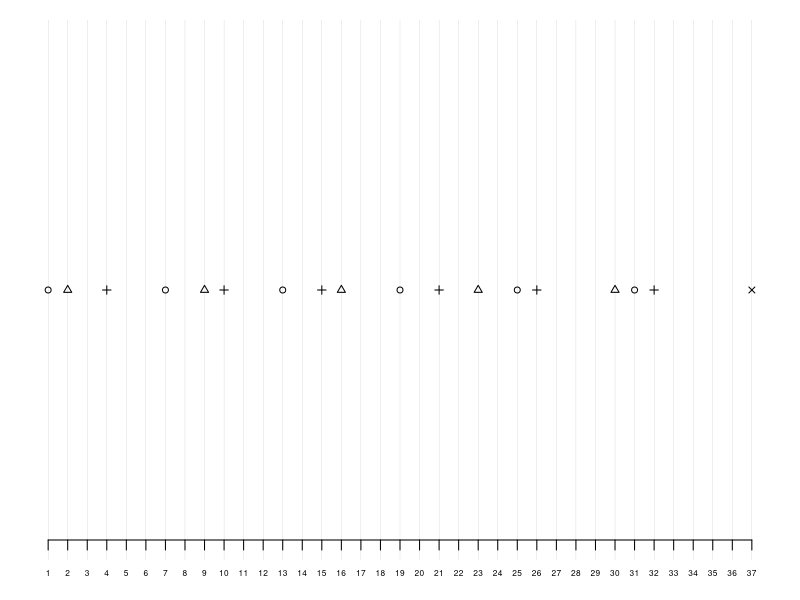

Reproduce this figure in R.

## March 26...another figure for the book

N <- 37
z1 <- rep(0,N)
z1[seq(1,N,by=6)] <- 1  ## 6 count, starting first
z2 <- rep(0,N)
z2[seq(2,N,by=7)] <- 1  ## 7 count, starting 2nd

z <- z1+z2 ## number of passes at same time

print( cbind(z1,z2) )

x <- (1:N)[z1==0 & z2==0]

## it looks like a 4-cnt/5-cnt alternating pair starting on beat 3 might work

z3 <- c(0,0,0,1,0,0,0,0,0,1,0,0,0,0,1,0,0,0,0,0,1,0,0,0,0,1,0,0,0,0,0,1,0,0,0,0,1)
cbind(z1,z2,z3)

cls <- rep("grey",N)
#cls[z1==1] <- "magenta"
#cls[z2==1] <- "blue"
#cls[z3==1] <- "green"
#cls[z1==1&z2==1&z3==1] <- "red"
lll  <- rep(NA,N) ## line type
lll[z1==1] <- 1
lll[z2==1] <- 2
lll[z3==1] <- 3
lll[z1==1&z2==1&z3==1] <- 4



#pdf( file="ks-6-7-6.5-B.pdf", width=9, height=3 )
par( mar=c(2,1,1,1) )
plot( 1:N, 2*pmax(z1,z2,z3), type="n", axes=FALSE, lwd=2, col=cls , 
	xlab="", main="", ylab="" )
for( i in 1:N ){ abline(v=i, col="grey", lwd=1/4 ) }
points( 1:N, pmax(z1,z2,z3), pch=lll, cex=.8 )
		
axis(side=1, at=1:37, cex.axis=1/2, line=-1)
#dev.off()

## ideas for a note about these sequences
## might be nice to have the kill screen in the 20's 


## E.g.

## Most passing patterns are designed so that when they go well, they avoid collisions , i.e., when
## performed with precision.  But Mark had the nice idea to have a planned set of collisions
## that would just emerge at some point by the regular passing sequence done precisely.
## Think of a pattern with 4 jugglers in a box, say (A,A') passing with other, and (B,B') passing
## with each other, and with passing lanes that cross.   Usually this is set up with both teams
## on 4-count rights, say alternating  which team passes the right through the middle (and all 
## passes on the odd counts 1 (A,A'), 3 (B,B'), 5 (A,A'), etc.   That's the most basic pattern
## which works as long as the passers are reasonably timed; but even this gets out of wack when
## passers go off time!    Good passers can pass a 1-count with precision, but only if the passes
## are delivered and received at a wide stance; they will surely collide if done well and if following
## the midline.

## Here we're interested in passing sequences that will eventually collide when done well, and done
## in a way to not artificially avoid collisions (e.g. by sending a wide throw).

## Let's have all jugglers start at the same time with two-in-the right
## Patterns that mesh without a kil-screen are things like
## (A,A') on 2-count rights; (B,B') on 2-count lefts
## (A,A') on 3-count, (B,B') on 3/2-count, starting with self
## The double-tree box

## Patterns that have a kill-screen  that's very early include

## (A,A') on 4-count rights; (B,B') on 3-count, starting on beat 2
##
##  beat: 1 2 3 4 5 6 7 8 9
## (A,A') p - - - p 
## (B,B') - p - - p 

## that's boring
## even a bigger delay is boring

##  beat: 1 2 3 4 5 6 7 8 9
## (A,A') p - - - p - - - p
## (B,B') - - p - - p - - p

## We seek interesting patterns for 4, 6, or 8 jugglers that have a kill-screen in the 20's or 30's
## the ks-6-7-6.5 is one for three pairs should work nicely, with a kill-screen at beat 37

## draw box/hex etc 
